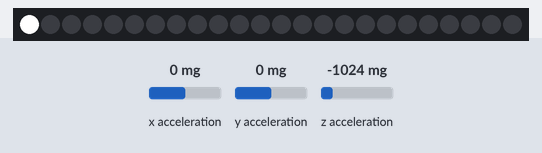
The program below on a simulated BBC micro:bit running MicroPython. Shown: 24 RGB LEDs in strip order, left to right. The inputs (shaded band) are chosen by the test bench; at power-on: x acceleration 0 mg, y acceleration 0 mg, z acceleration -1024 mg.

Above: at 0.4 s.
1.3 s: x acceleration set to -1440 mg
At 1.8 s:
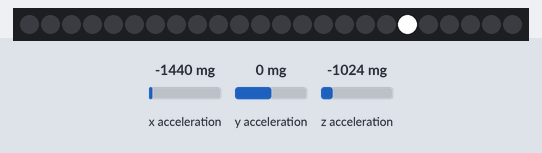
3.5 s: y acceleration set to -1440 mg
At 4.2 s:
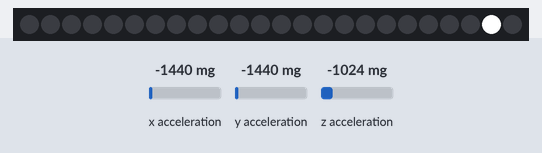
5.8 s: x acceleration set to -750 mg
At 6.5 s:
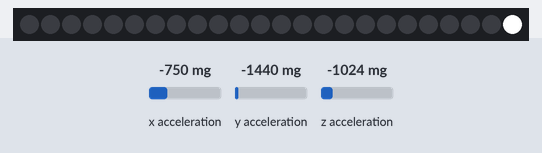
8.2 s: y acceleration set to 750 mg
At 8.9 s:
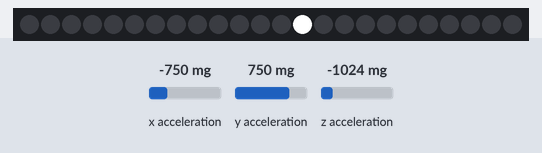
Timing chart, 0 to 11.2 s (numbered marks = the images above; inputs shaded):
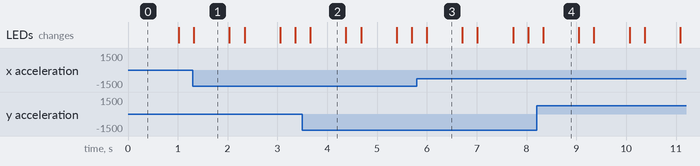

Measured:
- after the input at 1.3 s, the LEDs: change at once (image 1)
- after the input at 3.5 s, the LEDs: change after 0.16 s (image 2)
- after the input at 5.8 s, the LEDs: change after 0.20 s (image 3)
- after the input at 8.2 s, the LEDs: change after 0.13 s (image 4)

The program:

MicrobitLedirengaskiihtyvyyssensori.py
```python
from microbit import *
import neopixel
import math
num_of_pix = 24
pixels = neopixel.NeoPixel(pin0, num_of_pix)

def get_angle():
    values = accelerometer.get_values()
    if values[0]!=0:
        if values[0]>=0 and values[1]>=0:
            angle=360-math.atan(values[1]/values[0]*2)*180/math.pi
        elif values[0]>=0 and values[1]<0:
            angle=-math.atan(values[1]/values[0]*2)*180/math.pi
        else:
            angle=180-math.atan(values[1]/values[0]*2)*180/math.pi
    elif values[1]>0:
        angle=270.0
    else:
        angle=90.0
    angle=360-angle

    return angle
def normalisointialgoritmi(angle):
    return int((angle//15+6)%24)

while True:
    angle=get_angle()
    i=normalisointialgoritmi(angle)
    pixels.clear()
    pixels[i]=(255,255,255)
    pixels.show()
```
